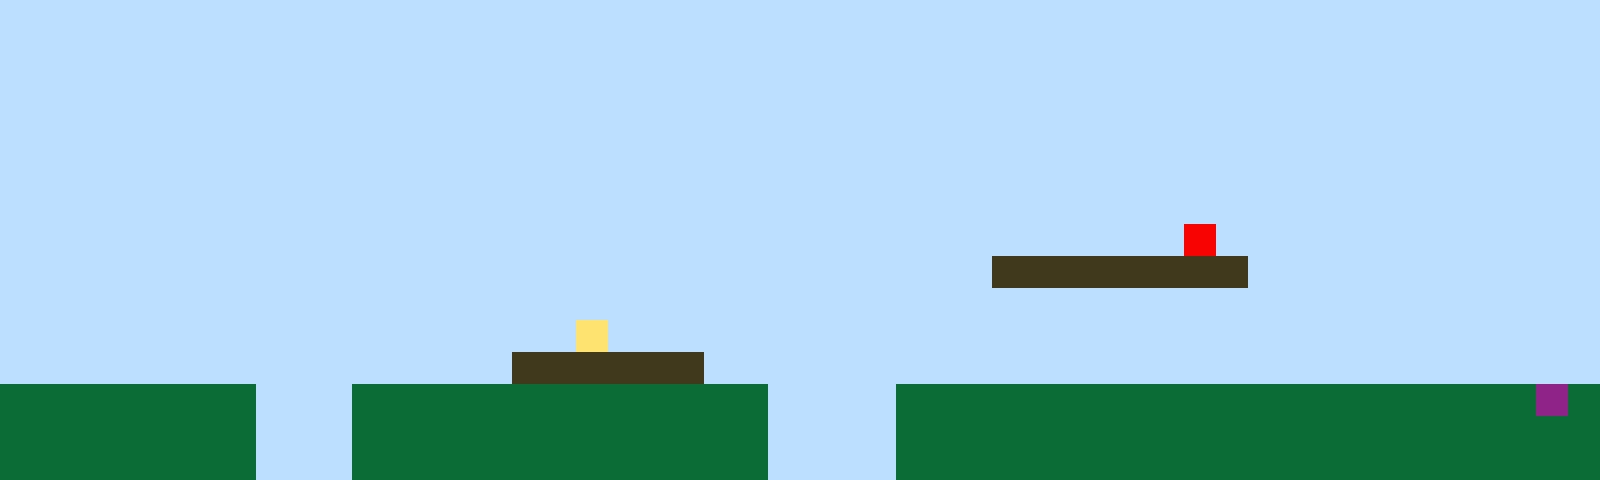

A level layout from a 2D game, rendered from its tile map. Below: a short description, then the map file with its tile-grid data intact:
An orthogonal 50x15 tile map with 32x32 px tiles, 1 tile layer (Tile Layer 1).

<map version="1.10" tiledversion="1.11.2" orientation="orthogonal" renderorder="right-up" width="50" height="15" tilewidth="32" tileheight="32" infinite="0" nextlayerid="2" nextobjectid="1"><editorsettings><export target="map1.csv" format="csv" /></editorsettings><tileset firstgid="1" name="sprites" tilewidth="32" tileheight="32" tilecount="6" columns="3"><image source="sprites.png" width="96" height="64" /></tileset><layer id="1" name="Tile Layer 1" width="50" height="15"><data encoding="csv">1,1,1,1,1,1,1,1,1,1,1,1,1,1,1,1,1,1,1,1,1,1,1,1,1,1,1,1,1,1,1,1,1,1,1,1,1,1,1,1,1,1,1,1,1,1,1,1,1,1,1,1,1,1,1,1,1,1,1,1,1,1,1,1,1,1,1,1,1,1,1,1,1,1,1,1,1,1,1,1,1,1,1,1,1,1,1,1,1,1,1,1,1,1,1,1,1,1,1,1,1,1,1,1,1,1,1,1,1,1,1,1,1,1,1,1,1,1,1,1,1,1,1,1,1,1,1,1,1,1,1,1,1,1,1,1,1,1,1,1,1,1,1,1,1,1,1,1,1,1,1,1,1,1,1,1,1,1,1,1,1,1,1,1,1,1,1,1,1,1,1,1,1,1,1,1,1,1,1,1,1,1,1,1,1,1,1,1,1,1,1,1,1,1,1,1,1,1,1,1,1,1,1,1,1,1,1,1,1,1,1,1,1,1,1,1,1,1,1,1,1,1,1,1,1,1,1,1,1,1,1,1,1,1,1,1,1,1,1,1,1,1,1,1,1,1,1,1,1,1,1,1,1,1,1,1,1,1,1,1,1,1,1,1,1,1,1,1,1,1,1,1,1,1,1,1,1,1,1,1,1,1,1,1,1,1,1,1,1,1,1,1,1,1,1,1,1,1,1,1,1,1,1,1,1,1,1,1,1,1,1,1,1,1,1,1,1,1,1,1,1,1,1,1,1,1,1,1,1,1,1,1,1,1,1,1,1,1,1,1,1,1,1,1,1,1,1,1,1,1,1,1,1,1,1,1,1,1,1,1,1,1,1,1,1,1,1,1,1,1,1,1,1,1,1,1,1,1,1,1,1,1,1,1,1,1,1,5,1,1,1,1,1,1,1,1,1,1,1,1,1,1,1,1,1,1,1,1,1,1,1,1,1,1,1,1,1,1,1,1,1,1,1,1,1,1,1,1,1,1,1,3,3,3,3,3,3,3,3,1,1,1,1,1,1,1,1,1,1,1,1,1,1,1,1,1,1,1,1,1,1,1,1,1,1,1,1,1,1,1,1,1,1,1,1,1,1,1,1,1,1,1,1,1,1,1,1,1,1,1,1,1,1,1,1,1,1,1,1,1,1,1,1,1,1,1,1,1,1,1,1,1,1,1,1,1,1,1,4,1,1,1,1,1,1,1,1,1,1,1,1,1,1,1,1,1,1,1,1,1,1,1,1,1,1,1,1,1,1,1,1,1,1,1,1,1,1,1,1,1,1,1,1,1,1,1,3,3,3,3,3,3,1,1,1,1,1,1,1,1,1,1,1,1,1,1,1,1,1,1,1,1,1,1,1,1,1,1,1,1,2,2,2,2,2,2,2,2,1,1,1,2,2,2,2,2,2,2,2,2,2,2,2,2,1,1,1,1,2,2,2,2,2,2,2,2,2,2,2,2,2,2,2,2,2,2,2,2,6,2,2,2,2,2,2,2,2,2,1,1,1,2,2,2,2,2,2,2,2,2,2,2,2,2,1,1,1,1,2,2,2,2,2,2,2,2,2,2,2,2,2,2,2,2,2,2,2,2,2,2,2,2,2,2,2,2,2,2,1,1,1,2,2,2,2,2,2,2,2,2,2,2,2,2,1,1,1,1,2,2,2,2,2,2,2,2,2,2,2,2,2,2,2,2,2,2,2,2,2,2</data></layer></map>
